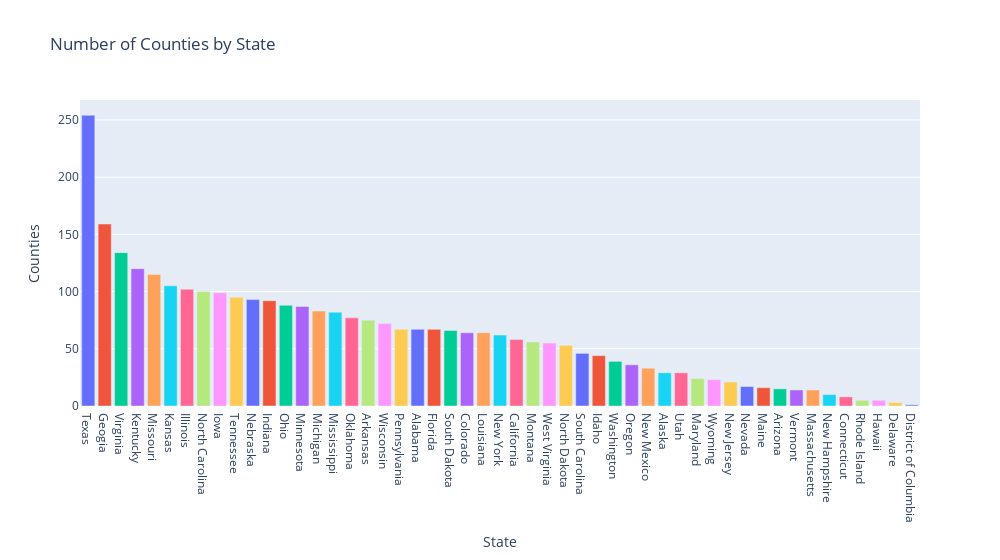

Notebook cell for this chart:
### Code cell
#Create a bar chart for number of counties in a state
import pandas as pd

#Create a dictionary that contains the state as the key and the value as the number of counties
StateCountyCount = {}
for state in StateCounty_Dict:
    StateCountyCount.update({state:len(StateCounty_Dict[state])})

#Write the dictionary to a data frame with pandas
df = pd.DataFrame(list(StateCountyCount.items()), columns=['State', 'Counties'])
df = df.sort_values('Counties', ascending=False)

# create bar chart
fig = px.bar(df, x='State', y='Counties',color='State', title='Number of Counties by State', width = 1000 )

# remove legend
fig.update_layout(showlegend=False)

#Write it to a static image (Task 3)

pio.write_image(fig, 'Number_Counties.png')

#Show the bar chart
fig.show()

### Figure 1 — Plotly figure (JSON) as saved in the notebook; plotly's stock layout.template omitted (floating-point values rounded to 4 significant figures)
{"data": [{"alignmentgroup": "True", "hovertemplate": "State=%{x}<br>Counties=%{y}<extra></extra>", "legendgroup": "Texas", "marker": {"color": "#636efa", "pattern": {"shape": ""}}, "name": "Texas", "offsetgroup": "Texas", "orientation": "v", "showlegend": true, "textposition": "auto", "type": "bar", "x": ["Texas"], "xaxis": "x", "y": [254], "yaxis": "y"}, {"alignmentgroup": "True", "hovertemplate": "State=%{x}<br>Counties=%{y}<extra></extra>", "legendgroup": "Geogia", "marker": {"color": "#EF553B", "pattern": {"shape": ""}}, "name": "Geogia", "offsetgroup": "Geogia", "orientation": "v", "showlegend": true, "textposition": "auto", "type": "bar", "x": ["Geogia"], "xaxis": "x", "y": [159], "yaxis": "y"}, {"alignmentgroup": "True", "hovertemplate": "State=%{x}<br>Counties=%{y}<extra></extra>", "legendgroup": "Virginia", "marker": {"color": "#00cc96", "pattern": {"shape": ""}}, "name": "Virginia", "offsetgroup": "Virginia", "orientation": "v", "showlegend": true, "textposition": "auto", "type": "bar", "x": ["Virginia"], "xaxis": "x", "y": [134], "yaxis": "y"}, {"alignmentgroup": "True", "hovertemplate": "State=%{x}<br>Counties=%{y}<extra></extra>", "legendgroup": "Kentucky", "marker": {"color": "#ab63fa", "pattern": {"shape": ""}}, "name": "Kentucky", "offsetgroup": "Kentucky", "orientation": "v", "showlegend": true, "textposition": "auto", "type": "bar", "x": ["Kentucky"], "xaxis": "x", "y": [120], "yaxis": "y"}, {"alignmentgroup": "True", "hovertemplate": "State=%{x}<br>Counties=%{y}<extra></extra>", "legendgroup": "Missouri", "marker": {"color": "#FFA15A", "pattern": {"shape": ""}}, "name": "Missouri", "offsetgroup": "Missouri", "orientation": "v", "showlegend": true, "textposition": "auto", "type": "bar", "x": ["Missouri"], "xaxis": "x", "y": [115], "yaxis": "y"}, {"alignmentgroup": "True", "hovertemplate": "State=%{x}<br>Counties=%{y}<extra></extra>", "legendgroup": "Kansas", "marker": {"color": "#19d3f3", "pattern": {"shape": ""}}, "name": "Kansas", "offsetgroup": "Kansas", "orientation": "v", "showlegend": true, "textposition": "auto", "type": "bar", "x": ["Kansas"], "xaxis": "x", "y": [105], "yaxis": "y"}, {"alignmentgroup": "True", "hovertemplate": "State=%{x}<br>Counties=%{y}<extra></extra>", "legendgroup": "Illinois", "marker": {"color": "#FF6692", "pattern": {"shape": ""}}, "name": "Illinois", "offsetgroup": "Illinois", "orientation": "v", "showlegend": true, "textposition": "auto", "type": "bar", "x": ["Illinois"], "xaxis": "x", "y": [102], "yaxis": "y"}, {"alignmentgroup": "True", "hovertemplate": "State=%{x}<br>Counties=%{y}<extra></extra>", "legendgroup": "North Carolina", "marker": {"color": "#B6E880", "pattern": {"shape": ""}}, "name": "North Carolina", "offsetgroup": "North Carolina", "orientation": "v", "showlegend": true, "textposition": "auto", "type": "bar", "x": ["North Carolina"], "xaxis": "x", "y": [100], "yaxis": "y"}, {"alignmentgroup": "True", "hovertemplate": "State=%{x}<br>Counties=%{y}<extra></extra>", "legendgroup": "Iowa", "marker": {"color": "#FF97FF", "pattern": {"shape": ""}}, "name": "Iowa", "offsetgroup": "Iowa", "orientation": "v", "showlegend": true, "textposition": "auto", "type": "bar", "x": ["Iowa"], "xaxis": "x", "y": [99], "yaxis": "y"}, {"alignmentgroup": "True", "hovertemplate": "State=%{x}<br>Counties=%{y}<extra></extra>", "legendgroup": "Tennessee", "marker": {"color": "#FECB52", "pattern": {"shape": ""}}, "name": "Tennessee", "offsetgroup": "Tennessee", "orientation": "v", "showlegend": true, "textposition": "auto", "type": "bar", "x": ["Tennessee"], "xaxis": "x", "y": [95], "yaxis": "y"}, {"alignmentgroup": "True", "hovertemplate": "State=%{x}<br>Counties=%{y}<extra></extra>", "legendgroup": "Nebraska", "marker": {"color": "#636efa", "pattern": {"shape": ""}}, "name": "Nebraska", "offsetgroup": "Nebraska", "orientation": "v", "showlegend": true, "textposition": "auto", "type": "bar", "x": ["Nebraska"], "xaxis": "x", "y": [93], "yaxis": "y"}, {"alignmentgroup": "True", "hovertemplate": "State=%{x}<br>Counties=%{y}<extra></extra>", "legendgroup": "Indiana", "marker": {"color": "#EF553B", "pattern": {"shape": ""}}, "name": "Indiana", "offsetgroup": "Indiana", "orientation": "v", "showlegend": true, "textposition": "auto", "type": "bar", "x": ["Indiana"], "xaxis": "x", "y": [92], "yaxis": "y"}, {"alignmentgroup": "True", "hovertemplate": "State=%{x}<br>Counties=%{y}<extra></extra>", "legendgroup": "Ohio", "marker": {"color": "#00cc96", "pattern": {"shape": ""}}, "name": "Ohio", "offsetgroup": "Ohio", "orientation": "v", "showlegend": true, "textposition": "auto", "type": "bar", "x": ["Ohio"], "xaxis": "x", "y": [88], "yaxis": "y"}, {"alignmentgroup": "True", "hovertemplate": "State=%{x}<br>Counties=%{y}<extra></extra>", "legendgroup": "Minnesota", "marker": {"color": "#ab63fa", "pattern": {"shape": ""}}, "name": "Minnesota", "offsetgroup": "Minnesota", "orientation": "v", "showlegend": true, "textposition": "auto", "type": "bar", "x": ["Minnesota"], "xaxis": "x", "y": [87], "yaxis": "y"}, {"alignmentgroup": "True", "hovertemplate": "State=%{x}<br>Counties=%{y}<extra></extra>", "legendgroup": "Michigan", "marker": {"color": "#FFA15A", "pattern": {"shape": ""}}, "name": "Michigan", "offsetgroup": "Michigan", "orientation": "v", "showlegend": true, "textposition": "auto", "type": "bar", "x": ["Michigan"], "xaxis": "x", "y": [83], "yaxis": "y"}, {"alignmentgroup": "True", "hovertemplate": "State=%{x}<br>Counties=%{y}<extra></extra>", "legendgroup": "Mississippi", "marker": {"color": "#19d3f3", "pattern": {"shape": ""}}, "name": "Mississippi", "offsetgroup": "Mississippi", "orientation": "v", "showlegend": true, "textposition": "auto", "type": "bar", "x": ["Mississippi"], "xaxis": "x", "y": [82], "yaxis": "y"}, {"alignmentgroup": "True", "hovertemplate": "State=%{x}<br>Counties=%{y}<extra></extra>", "legendgroup": "Oklahoma", "marker": {"color": "#FF6692", "pattern": {"shape": ""}}, "name": "Oklahoma", "offsetgroup": "Oklahoma", "orientation": "v", "showlegend": true, "textposition": "auto", "type": "bar", "x": ["Oklahoma"], "xaxis": "x", "y": [77], "yaxis": "y"}, {"alignmentgroup": "True", "hovertemplate": "State=%{x}<br>Counties=%{y}<extra></extra>", "legendgroup": "Arkansas", "marker": {"color": "#B6E880", "pattern": {"shape": ""}}, "name": "Arkansas", "offsetgroup": "Arkansas", "orientation": "v", "showlegend": true, "textposition": "auto", "type": "bar", "x": ["Arkansas"], "xaxis": "x", "y": [75], "yaxis": "y"}, {"alignmentgroup": "True", "hovertemplate": "State=%{x}<br>Counties=%{y}<extra></extra>", "legendgroup": "Wisconsin", "marker": {"color": "#FF97FF", "pattern": {"shape": ""}}, "name": "Wisconsin", "offsetgroup": "Wisconsin", "orientation": "v", "showlegend": true, "textposition": "auto", "type": "bar", "x": ["Wisconsin"], "xaxis": "x", "y": [72], "yaxis": "y"}, {"alignmentgroup": "True", "hovertemplate": "State=%{x}<br>Counties=%{y}<extra></extra>", "legendgroup": "Pennsylvania", "marker": {"color": "#FECB52", "pattern": {"shape": ""}}, "name": "Pennsylvania", "offsetgroup": "Pennsylvania", "orientation": "v", "showlegend": true, "textposition": "auto", "type": "bar", "x": ["Pennsylvania"], "xaxis": "x", "y": [67], "yaxis": "y"}, {"alignmentgroup": "True", "hovertemplate": "State=%{x}<br>Counties=%{y}<extra></extra>", "legendgroup": "Alabama", "marker": {"color": "#636efa", "pattern": {"shape": ""}}, "name": "Alabama", "offsetgroup": "Alabama", "orientation": "v", "showlegend": true, "textposition": "auto", "type": "bar", "x": ["Alabama"], "xaxis": "x", "y": [67], "yaxis": "y"}, {"alignmentgroup": "True", "hovertemplate": "State=%{x}<br>Counties=%{y}<extra></extra>", "legendgroup": "Florida", "marker": {"color": "#EF553B", "pattern": {"shape": ""}}, "name": "Florida", "offsetgroup": "Florida", "orientation": "v", "showlegend": true, "textposition": "auto", "type": "bar", "x": ["Florida"], "xaxis": "x", "y": [67], "yaxis": "y"}, {"alignmentgroup": "True", "hovertemplate": "State=%{x}<br>Counties=%{y}<extra></extra>", "legendgroup": "South Dakota", "marker": {"color": "#00cc96", "pattern": {"shape": ""}}, "name": "South Dakota", "offsetgroup": "South Dakota", "orientation": "v", "showlegend": true, "textposition": "auto", "type": "bar", "x": ["South Dakota"], "xaxis": "x", "y": [66], "yaxis": "y"}, {"alignmentgroup": "True", "hovertemplate": "State=%{x}<br>Counties=%{y}<extra></extra>", "legendgroup": "Colorado", "marker": {"color": "#ab63fa", "pattern": {"shape": ""}}, "name": "Colorado", "offsetgroup": "Colorado", "orientation": "v", "showlegend": true, "textposition": "auto", "type": "bar", "x": ["Colorado"], "xaxis": "x", "y": [64], "yaxis": "y"}, {"alignmentgroup": "True", "hovertemplate": "State=%{x}<br>Counties=%{y}<extra></extra>", "legendgroup": "Louisiana", "marker": {"color": "#FFA15A", "pattern": {"shape": ""}}, "name": "Louisiana", "offsetgroup": "Louisiana", "orientation": "v", "showlegend": true, "textposition": "auto", "type": "bar", "x": ["Louisiana"], "xaxis": "x", "y": [64], "yaxis": "y"}, {"alignmentgroup": "True", "hovertemplate": "State=%{x}<br>Counties=%{y}<extra></extra>", "legendgroup": "New York", "marker": {"color": "#19d3f3", "pattern": {"shape": ""}}, "name": "New York", "offsetgroup": "New York", "orientation": "v", "showlegend": true, "textposition": "auto", "type": "bar", "x": ["New York"], "xaxis": "x", "y": [62], "yaxis": "y"}, {"alignmentgroup": "True", "hovertemplate": "State=%{x}<br>Counties=%{y}<extra></extra>", "legendgroup": "California", "marker": {"color": "#FF6692", "pattern": {"shape": ""}}, "name": "California", "offsetgroup": "California", "orientation": "v", "showlegend": true, "textposition": "auto", "type": "bar", "x": ["California"], "xaxis": "x", "y": [58], "yaxis": "y"}, {"alignmentgroup": "True", "hovertemplate": "State=%{x}<br>Counties=%{y}<extra></extra>", "legendgroup": "Montana", "marker": {"color": "#B6E880", "pattern": {"shape": ""}}, "name": "Montana", "offsetgroup": "Montana", "orientation": "v", "showlegend": true, "textposition": "auto", "type": "bar", "x": ["Montana"], "xaxis": "x", "y": [56], "yaxis": "y"}, {"alignmentgroup": "True", "hovertemplate": "State=%{x}<br>Counties=%{y}<extra></extra>", "legendgroup": "West Virginia", "marker": {"color": "#FF97FF", "pattern": {"shape": ""}}, "name": "West Virginia", "offsetgroup": "West Virginia", "orientation": "v", "showlegend": true, "textposition": "auto", "type": "bar", "x": ["West Virginia"], "xaxis": "x", "y": [55], "yaxis": "y"}, {"alignmentgroup": "True", "hovertemplate": "State=%{x}<br>Counties=%{y}<extra></extra>", "legendgroup": "North Dakota", "marker": {"color": "#FECB52", "pattern": {"shape": ""}}, "name": "North Dakota", "offsetgroup": "North Dakota", "orientation": "v", "showlegend": true, "textposition": "auto", "type": "bar", "x": ["North Dakota"], "xaxis": "x", "y": [53], "yaxis": "y"}, {"alignmentgroup": "True", "hovertemplate": "State=%{x}<br>Counties=%{y}<extra></extra>", "legendgroup": "South Carolina", "marker": {"color": "#636efa", "pattern": {"shape": ""}}, "name": "South Carolina", "offsetgroup": "South Carolina", "orientation": "v", "showlegend": true, "textposition": "auto", "type": "bar", "x": ["South Carolina"], "xaxis": "x", "y": [46], "yaxis": "y"}, {"alignmentgroup": "True", "hovertemplate": "State=%{x}<br>Counties=%{y}<extra></extra>", "legendgroup": "Idaho", "marker": {"color": "#EF553B", "pattern": {"shape": ""}}, "name": "Idaho", "offsetgroup": "Idaho", "orientation": "v", "showlegend": true, "textposition": "auto", "type": "bar", "x": ["Idaho"], "xaxis": "x", "y": [44], "yaxis": "y"}, {"alignmentgroup": "True", "hovertemplate": "State=%{x}<br>Counties=%{y}<extra></extra>", "legendgroup": "Washington", "marker": {"color": "#00cc96", "pattern": {"shape": ""}}, "name": "Washington", "offsetgroup": "Washington", "orientation": "v", "showlegend": true, "textposition": "auto", "type": "bar", "x": ["Washington"], "xaxis": "x", "y": [39], "yaxis": "y"}, {"alignmentgroup": "True", "hovertemplate": "State=%{x}<br>Counties=%{y}<extra></extra>", "legendgroup": "Oregon", "marker": {"color": "#ab63fa", "pattern": {"shape": ""}}, "name": "Oregon", "offsetgroup": "Oregon", "orientation": "v", "showlegend": true, "textposition": "auto", "type": "bar", "x": ["Oregon"], "xaxis": "x", "y": [36], "yaxis": "y"}, {"alignmentgroup": "True", "hovertemplate": "State=%{x}<br>Counties=%{y}<extra></extra>", "legendgroup": "New Mexico", "marker": {"color": "#FFA15A", "pattern": {"shape": ""}}, "name": "New Mexico", "offsetgroup": "New Mexico", "orientation": "v", "showlegend": true, "textposition": "auto", "type": "bar", "x": ["New Mexico"], "xaxis": "x", "y": [33], "yaxis": "y"}, {"alignmentgroup": "True", "hovertemplate": "State=%{x}<br>Counties=%{y}<extra></extra>", "legendgroup": "Alaska", "marker": {"color": "#19d3f3", "pattern": {"shape": ""}}, "name": "Alaska", "offsetgroup": "Alaska", "orientation": "v", "showlegend": true, "textposition": "auto", "type": "bar", "x": ["Alaska"], "xaxis": "x", "y": [29], "yaxis": "y"}, {"alignmentgroup": "True", "hovertemplate": "State=%{x}<br>Counties=%{y}<extra></extra>", "legendgroup": "Utah", "marker": {"color": "#FF6692", "pattern": {"shape": ""}}, "name": "Utah", "offsetgroup": "Utah", "orientation": "v", "showlegend": true, "textposition": "auto", "type": "bar", "x": ["Utah"], "xaxis": "x", "y": [29], "yaxis": "y"}, {"alignmentgroup": "True", "hovertemplate": "State=%{x}<br>Counties=%{y}<extra></extra>", "legendgroup": "Maryland", "marker": {"color": "#B6E880", "pattern": {"shape": ""}}, "name": "Maryland", "offsetgroup": "Maryland", "orientation": "v", "showlegend": true, "textposition": "auto", "type": "bar", "x": ["Maryland"], "xaxis": "x", "y": [24], "yaxis": "y"}, {"alignmentgroup": "True", "hovertemplate": "State=%{x}<br>Counties=%{y}<extra></extra>", "legendgroup": "Wyoming", "marker": {"color": "#FF97FF", "pattern": {"shape": ""}}, "name": "Wyoming", "offsetgroup": "Wyoming", "orientation": "v", "showlegend": true, "textposition": "auto", "type": "bar", "x": ["Wyoming"], "xaxis": "x", "y": [23], "yaxis": "y"}, {"alignmentgroup": "True", "hovertemplate": "State=%{x}<br>Counties=%{y}<extra></extra>", "legendgroup": "New Jersey", "marker": {"color": "#FECB52", "pattern": {"shape": ""}}, "name": "New Jersey", "offsetgroup": "New Jersey", "orientation": "v", "showlegend": true, "textposition": "auto", "type": "bar", "x": ["New Jersey"], "xaxis": "x", "y": [21], "yaxis": "y"}, {"alignmentgroup": "True", "hovertemplate": "State=%{x}<br>Counties=%{y}<extra></extra>", "legendgroup": "Nevada", "marker": {"color": "#636efa", "pattern": {"shape": ""}}, "name": "Nevada", "offsetgroup": "Nevada", "orientation": "v", "showlegend": true, "textposition": "auto", "type": "bar", "x": ["Nevada"], "xaxis": "x", "y": [17], "yaxis": "y"}, {"alignmentgroup": "True", "hovertemplate": "State=%{x}<br>Counties=%{y}<extra></extra>", "legendgroup": "Maine", "marker": {"color": "#EF553B", "pattern": {"shape": ""}}, "name": "Maine", "offsetgroup": "Maine", "orientation": "v", "showlegend": true, "textposition": "auto", "type": "bar", "x": ["Maine"], "xaxis": "x", "y": [16], "yaxis": "y"}, {"alignmentgroup": "True", "hovertemplate": "State=%{x}<br>Counties=%{y}<extra></extra>", "legendgroup": "Arizona", "marker": {"color": "#00cc96", "pattern": {"shape": ""}}, "name": "Arizona", "offsetgroup": "Arizona", "orientation": "v", "showlegend": true, "textposition": "auto", "type": "bar", "x": ["Arizona"], "xaxis": "x", "y": [15], "yaxis": "y"}, {"alignmentgroup": "True", "hovertemplate": "State=%{x}<br>Counties=%{y}<extra></extra>", "legendgroup": "Vermont", "marker": {"color": "#ab63fa", "pattern": {"shape": ""}}, "name": "Vermont", "offsetgroup": "Vermont", "orientation": "v", "showlegend": true, "textposition": "auto", "type": "bar", "x": ["Vermont"], "xaxis": "x", "y": [14], "yaxis": "y"}, {"alignmentgroup": "True", "hovertemplate": "State=%{x}<br>Counties=%{y}<extra></extra>", "legendgroup": "Massachusetts", "marker": {"color": "#FFA15A", "pattern": {"shape": ""}}, "name": "Massachusetts", "offsetgroup": "Massachusetts", "orientation": "v", "showlegend": true, "textposition": "auto", "type": "bar", "x": ["Massachusetts"], "xaxis": "x", "y": [14], "yaxis": "y"}, {"alignmentgroup": "True", "hovertemplate": "State=%{x}<br>Counties=%{y}<extra></extra>", "legendgroup": "New Hampshire", "marker": {"color": "#19d3f3", "pattern": {"shape": ""}}, "name": "New Hampshire", "offsetgroup": "New Hampshire", "orientation": "v", "showlegend": true, "textposition": "auto", "type": "bar", "x": ["New Hampshire"], "xaxis": "x", "y": [10], "yaxis": "y"}, {"alignmentgroup": "True", "hovertemplate": "State=%{x}<br>Counties=%{y}<extra></extra>", "legendgroup": "Connecticut", "marker": {"color": "#FF6692", "pattern": {"shape": ""}}, "name": "Connecticut", "offsetgroup": "Connecticut", "orientation": "v", "showlegend": true, "textposition": "auto", "type": "bar", "x": ["Connecticut"], "xaxis": "x", "y": [8], "yaxis": "y"}, {"alignmentgroup": "True", "hovertemplate": "State=%{x}<br>Counties=%{y}<extra></extra>", "legendgroup": "Rhode Island", "marker": {"color": "#B6E880", "pattern": {"shape": ""}}, "name": "Rhode Island", "offsetgroup": "Rhode Island", "orientation": "v", "showlegend": true, "textposition": "auto", "type": "bar", "x": ["Rhode Island"], "xaxis": "x", "y": [5], "yaxis": "y"}, {"alignmentgroup": "True", "hovertemplate": "State=%{x}<br>Counties=%{y}<extra></extra>", "legendgroup": "Hawaii", "marker": {"color": "#FF97FF", "pattern": {"shape": ""}}, "name": "Hawaii", "offsetgroup": "Hawaii", "orientation": "v", "showlegend": true, "textposition": "auto", "type": "bar", "x": ["Hawaii"], "xaxis": "x", "y": [5], "yaxis": "y"}, {"alignmentgroup": "True", "hovertemplate": "State=%{x}<br>Counties=%{y}<extra></extra>", "legendgroup": "Delaware", "marker": {"color": "#FECB52", "pattern": {"shape": ""}}, "name": "Delaware", "offsetgroup": "Delaware", "orientation": "v", "showlegend": true, "textposition": "auto", "type": "bar", "x": ["Delaware"], "xaxis": "x", "y": [3], "yaxis": "y"}, {"alignmentgroup": "True", "hovertemplate": "State=%{x}<br>Counties=%{y}<extra></extra>", "legendgroup": "District of Columbia", "marker": {"color": "#636efa", "pattern": {"shape": ""}}, "name": "District of Columbia", "offsetgroup": "District of Columbia", "orientation": "v", "showlegend": true, "textposition": "auto", "type": "bar", "x": ["District of Columbia"], "xaxis": "x", "y": [1], "yaxis": "y"}], "layout": {"barmode": "relative", "legend": {"title": {"text": "State"}, "tracegroupgap": 0}, "showlegend": false, "title": {"text": "Number of Counties by State"}, "width": 1000, "xaxis": {"anchor": "y", "categoryarray": ["Texas", "Geogia", "Virginia", "Kentucky", "Missouri", "Kansas", "Illinois", "North Carolina", "Iowa", "Tennessee", "Nebraska", "Indiana", "Ohio", "Minnesota", "Michigan", "Mississippi", "Oklahoma", "Arkansas", "Wisconsin", "Pennsylvania", "Alabama", "Florida", "South Dakota", "Colorado", "Louisiana", "New York", "California", "Montana", "West Virginia", "North Dakota", "South Carolina", "Idaho", "Washington", "Oregon", "New Mexico", "Alaska", "Utah", "Maryland", "Wyoming", "New Jersey", "Nevada", "Maine", "Arizona", "Vermont", "Massachusetts", "New Hampshire", "Connecticut", "Rhode Island", "Hawaii", "Delaware", "District of Columbia"], "categoryorder": "array", "domain": [0, 1], "title": {"text": "State"}}, "yaxis": {"anchor": "x", "domain": [0, 1], "title": {"text": "Counties"}}}}
